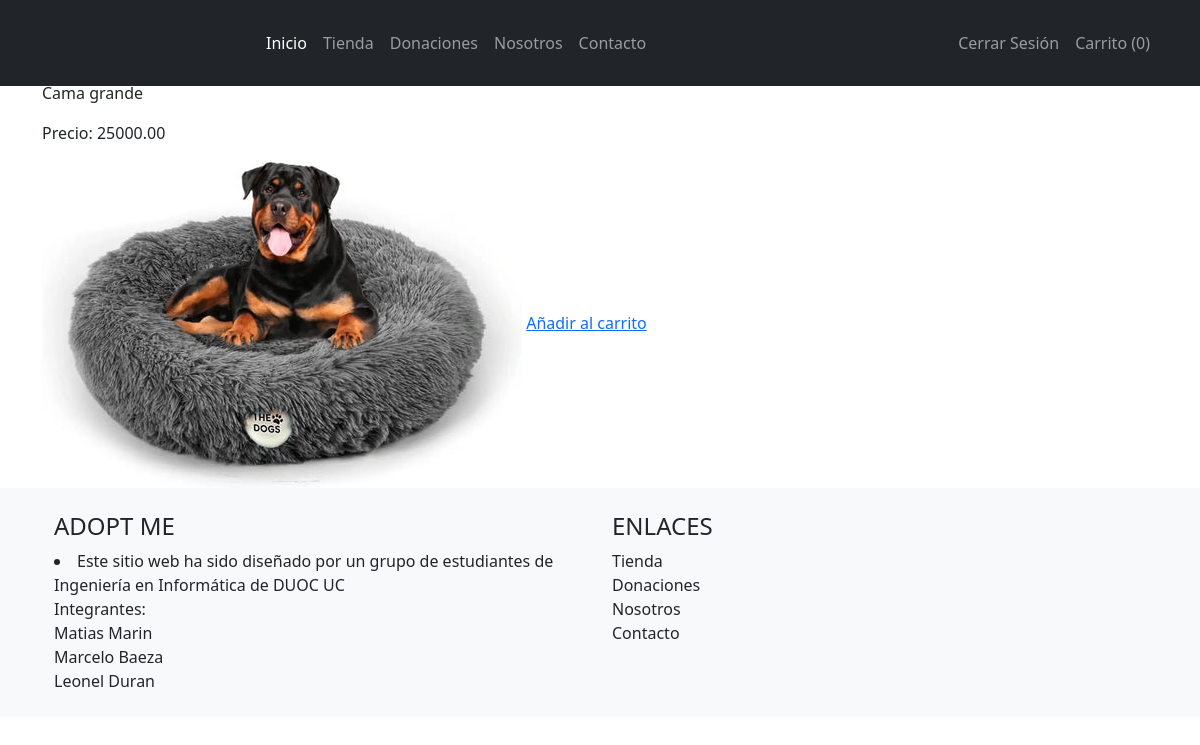
/product/2/ (signed in), run on the app's committed database.
### adoptme/models.py (models this page shows, shortened)
class Product(models.Model):
    name = models.CharField(max_length=100)
    description = models.TextField()
    price = models.DecimalField(max_digits=10, decimal_places=2)
    image = models.ImageField(upload_to='product_images/')

### adoptme/views.py (the view)
# urls.py: path('product/<int:pk>/', views.product_detail, name='product_detail'),
def product_detail(request, pk):
    product = get_object_or_404(Product, pk=pk)
    return render(request, 'product_detail.html', {'product': product})

### templates/product_detail.html (shortened to what this page needs)
{% load static %}
<!doctype html>
<html lang="es-CL">
    <head>
        <link rel="stylesheet" type="text/css" href="{% static 'css/template.css' %}">
        <link href="https://cdn.jsdelivr.net/npm/bootstrap@5.3.2/dist/css/bootstrap.min.css" rel="stylesheet">
    </head>
    <body>
        <header>
            {% include 'navbar.html' %}
        </header>
        <main>
            <div class="container">
                <h2>{{ product.name }}</h2>
                <p>{{ product.description }}</p>
                <p>Precio: {{ product.price }}</p>
                <img src="{{ product.image.url }}" alt="{{ product.name }}">
                <a href="{% url 'add_to_cart' product.pk %}">Añadir al carrito</a>
            </div>
        </main>
        {% include 'footer.html' %}
    </body>
</html>

### static/css/template.css (style rules this page uses)
@media (min-width: 601px) { .container { margin: 10px; border-radius: 10px; border-color: navy; } }
@media (min-width: 601px) { body, h1, h2, h3, h4, h5, h6, p, ol, ul { margin: 0; padding: 0; font-weight: normal; } }
@media (min-width: 601px) { body { font-family: Arial, sans-serif; line-height: 1.6; color: #333; background-color: #f5f5f5; } }
@media (min-width: 601px) { header { background-color: #333; color: #fff; padding: 10px 0; margin-bottom: 15px; } }
@media (min-width: 601px) { .container { width: 80%; margin: auto; overflow: hidden; } }
@media (min-width: 601px) { body { margin-top: 20px; margin-bottom: 20px; } }

### data on the page
Product: description "Cama grande", price "25000.00", image (picture)

### other printed values
{{ cart_items|length }} "0"
